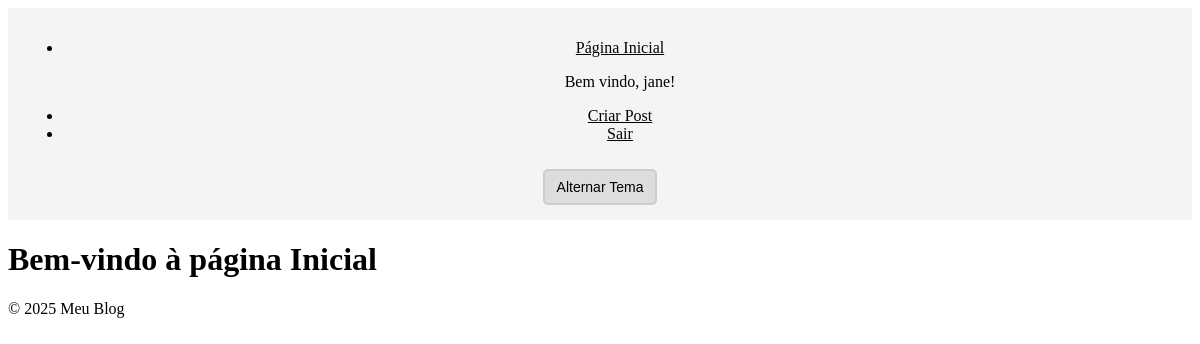
Before: / (signed in) with the older database file.
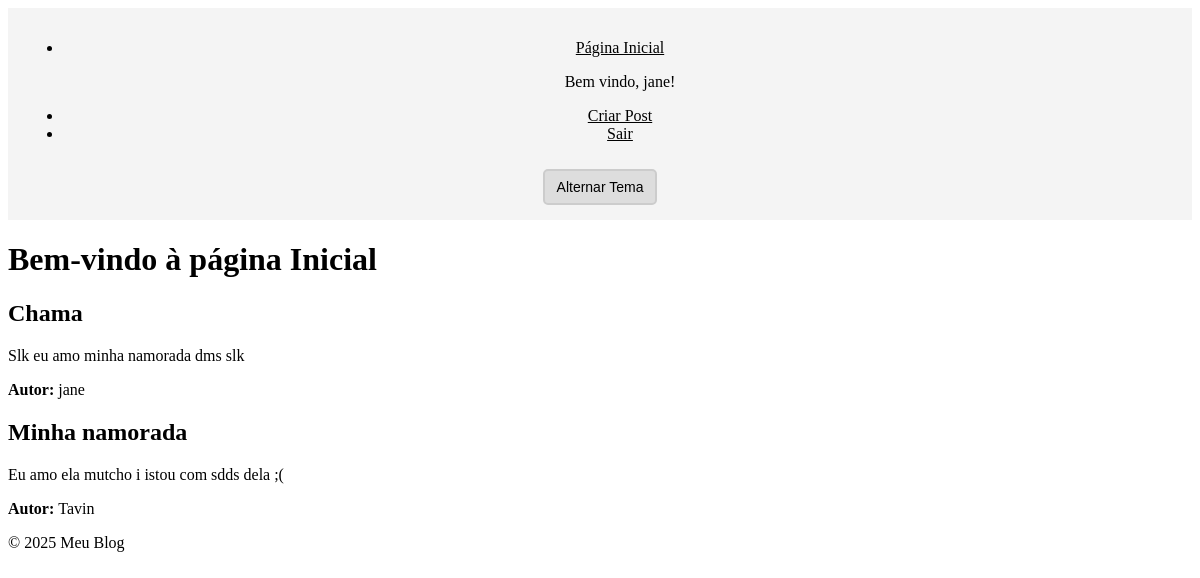
After: the same page with the newer database file.
### app.py (models this page shows, shortened)
class Base(DeclarativeBase):
    pass

class User(Base, UserMixin):
    __tablename__ = 'users'
    id: Mapped[int] = mapped_column(primary_key=True)
    nome: Mapped[str] = mapped_column(String(50), nullable=False)
    email: Mapped[str] = mapped_column(String(50), unique=True, nullable=False)
    senha: Mapped[str] = mapped_column(String(255), nullable=False)  # Senha deve ser String para armazenar hash
    posts: Mapped[list["Post"]] = relationship(back_populates="autor", cascade="all, delete-orphan")

class Post(Base):
    __tablename__ = 'post'
    id: Mapped[int] = mapped_column(primary_key=True)
    titulo: Mapped[str] = mapped_column(String(100), nullable=False)
    conteudo: Mapped[str] = mapped_column(String, nullable=False)
    autor_id: Mapped[int] = mapped_column(ForeignKey('users.id'), nullable=False)
    autor: Mapped["User"] = relationship(back_populates="posts")

### app.py (the view)
@app.route('/')
@login_required # Impede q o usuario acesse qqr página sem fazer login através do flask-login
def index():
    posts = session.query(Post).all() #Tirei o SessionLocal
    theme = request.cookies.get('theme', 'light')  # Obtém o tema do cookie
    return render_template('index.html', posts=posts, nome=current_user.nome if current_user.is_authenticated else None, theme=theme)

### app.py (called while the page is built)
@login_manager.user_loader
def load_user(user_id):
    return session.get(User, int(user_id)) #Tirei o SessionLocal

### templates/index.html (shortened to what this page needs)
{% extends 'base.html' %}
{% block content %}
    <h1>Bem-vindo à página Inicial </h1>
    {% for post in posts %}
        <div class="listar_post">
            <h2>{{ post.titulo }}</h2>
            <p>{{ post.conteudo }}</p>
            <p><strong>Autor: </strong>{{ post.autor.nome }}</p>
        </div>
    {% endfor %}
{% endblock %}

### templates/base.html (shortened to what this page needs)
<!DOCTYPE html>
<html lang="en">
<head>
    <link rel="stylesheet" href="{{ url_for('static', filename='style.css') }}">
</head>
<body data-theme="{{ theme }}">
    <header>
        <nav>
            <ul>
                <li><a href="{{ url_for('index') }}">Página Inicial</a></li>
                {% if current_user.is_authenticated %}
                    <p>Bem vindo, {{ current_user.nome }}!</p>
                    <li><a href="{{ url_for('criar_post') }}">Criar Post</a></li>
                    <li><a href="{{ url_for('logout') }}">Sair</a></li>
                {% else %}
                    <p>Faça login para criar os posts!</p>
                    <a href="{{ url_for('register') }}">Clique aqui para se registrar</a> <br>
                    <a href="{{ url_for('login') }}">Clique aqui para fazer Login</a>
                {% endif %}
            </ul>
        </nav>
        <button id="theme-toggle">Alternar Tema</button>
    </header>
    <main>
        {% block content %}{% endblock %}
    </main>
    <footer>
        <p>&copy; 2025 Meu Blog</p>
    </footer>
</body>
</html>

### static/style.css (style rules this page uses)
:root { --bg-color: white; --text-color: black; --nav-bg: #f4f4f4; --nav-text: black; --button-bg: #ddd; --button-text: black; --button-border: #ccc; }
body { background-color: var(--bg-color); color: var(--text-color); transition: background-color 0.3s, color 0.3s; }
header { background-color: var(--nav-bg); padding: 15px; text-align: center; }
nav a { color: var(--nav-text); }
#theme-toggle { background-color: var(--button-bg); color: var(--button-text); border: 2px solid var(--button-border); padding: 8px 12px; cursor: pointer; border-radius: 5px; font-size: 14px; margin-top: 10px; }

Changed rows visible on the page:
added Post: titulo "Chama", conteudo "Slk eu amo minha namorada dms slk", autor.nome "jane"
added Post: titulo "Minha namorada", conteudo "Eu amo ela mutcho i istou com sdds dela ;(", autor.nome "Tavin"
